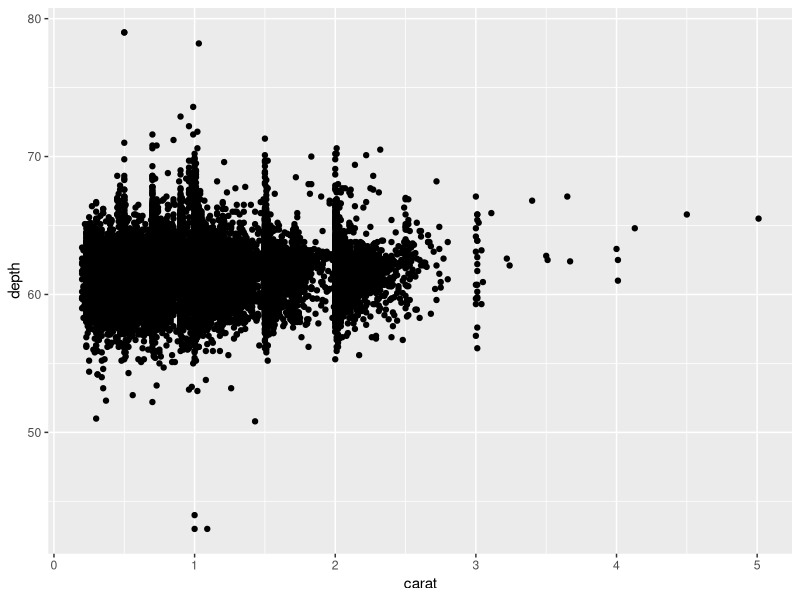
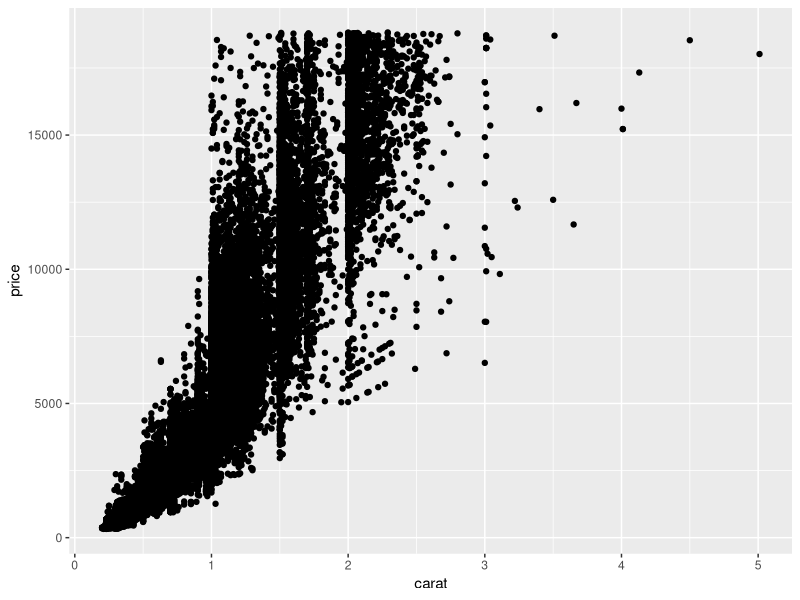
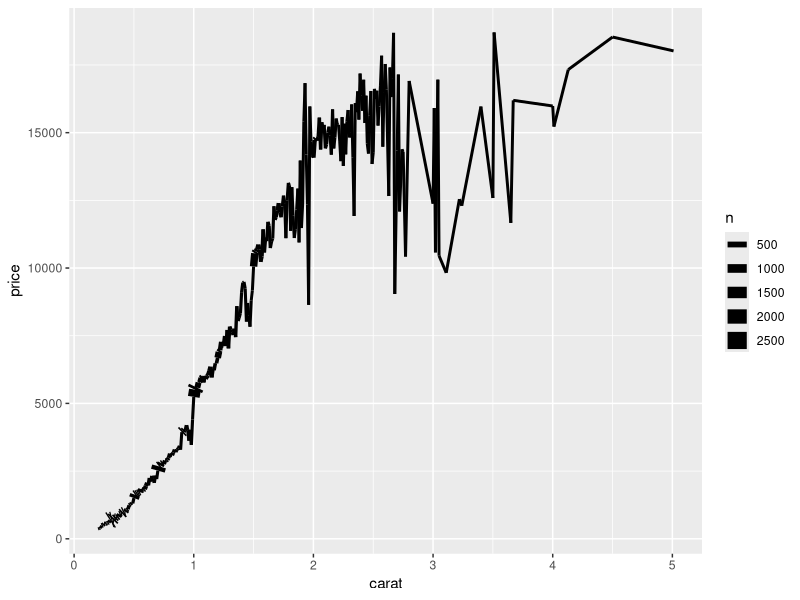
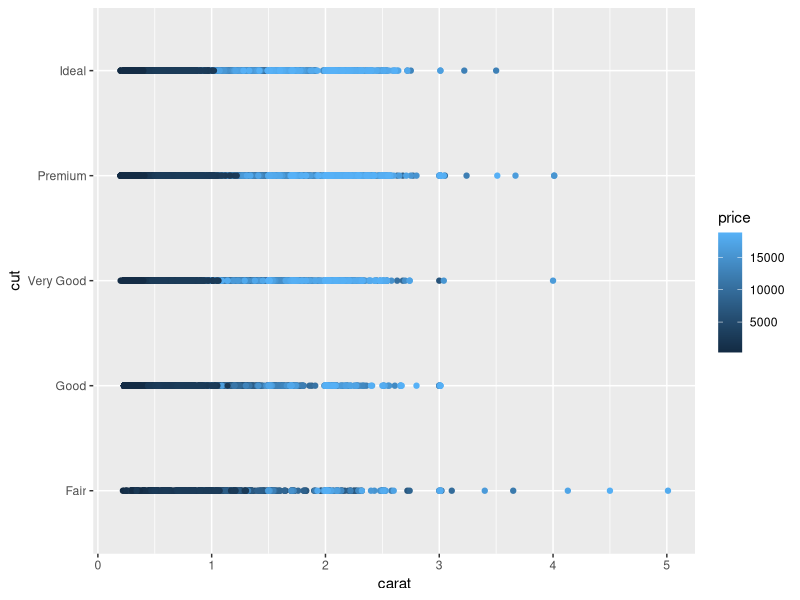

R code for these plots, in order:
## ---- chunk 1
library(tidyverse)
# knitr options
knitr::opts_chunk$set(echo = TRUE)
## ---- chunk 2
glimpse(diamonds)
## ---- chunk 3
## NOTE: No need to edit; run and inspect

ggplot(            # 1. Starting a ggplot
  data = diamonds  # 2. Dataset to visualize
) +                # 3. Adding elements to the plot
  geom_point(      # 4. Geometry
    mapping = aes( # 5. `Aes`thetic mapping
      x = carat,   # 5.1. Mapping the `x` variable
      y = depth    # 5.2. Mapping the `y` variable
    )
  )
## ---- chunk 4
## TODO: Complete this code
ggplot(diamonds) +
  geom_point(mapping = aes(x = carat, y = price))
## ---- chunk 5
## NOTE: This is some more advanced code we'll learn to write later
diamonds %>% 
  group_by(carat) %>% 
  summarize(
    price = mean(price),
    n = n()
  ) %>% 
  
  # This is the focus of this code: Note the 
  # additional `linewidth` argument to aes()
  ggplot() +
  geom_line(aes(x = carat, y = price, linewidth = n))
## ---- chunk 6
## TODO: Complete this code
ggplot(diamonds) +
  geom_point(mapping = aes(x = carat, y = cut, color = price))
